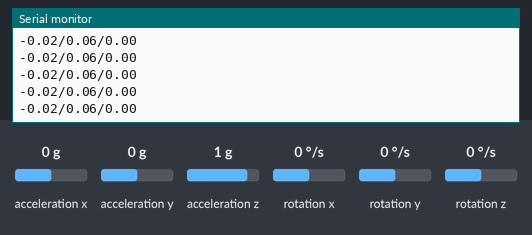
This sketch was run on a simulated Arduino Uno, built with avr-gcc and run on an emulated ATmega328P. Parts: the last lines printed to the serial monitor. Wiring (inferred from the names in the program): MPU-6050 motion sensor at I2C address 0x68. The inputs (shaded band) are chosen by the test bench; at power-on: acceleration y 0 g, acceleration x 0 g, acceleration z 1 g, rotation x 0 °/s, rotation y 0 °/s, rotation z 0 °/s.

Above: at 1.2 s.
1.3 s: acceleration y set to 0.8 g
At 2.1 s:
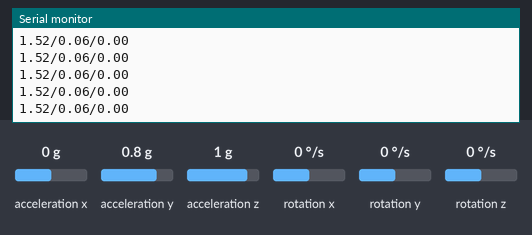
4.3 s: acceleration x set to -1.4 g
At 5.2 s:
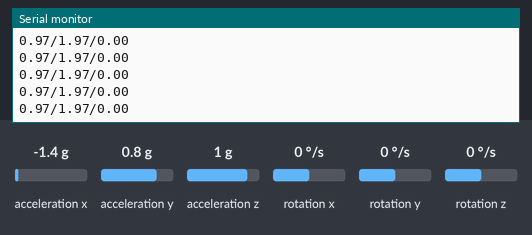
7.3 s: acceleration z set to -1.4 g
At 8.1 s:
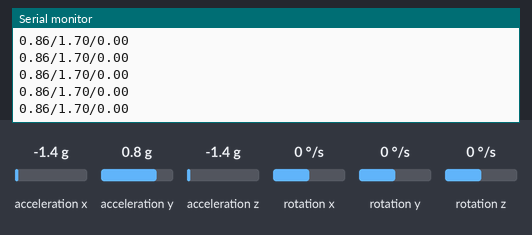
8.8 s: rotation x set to -192 °/s
At 9.8 s:
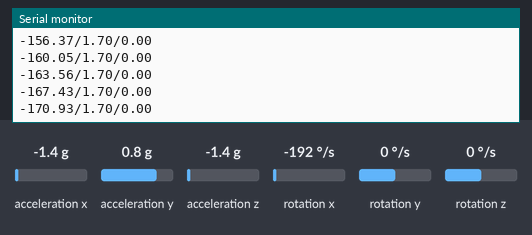
10.3 s: rotation y set to -192 °/s
At 10.8 s:
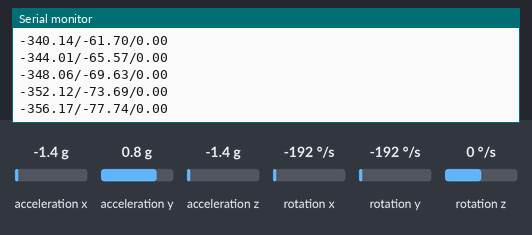
Timing chart, 0 to 12.8 s (numbered marks = the images above; inputs shaded):
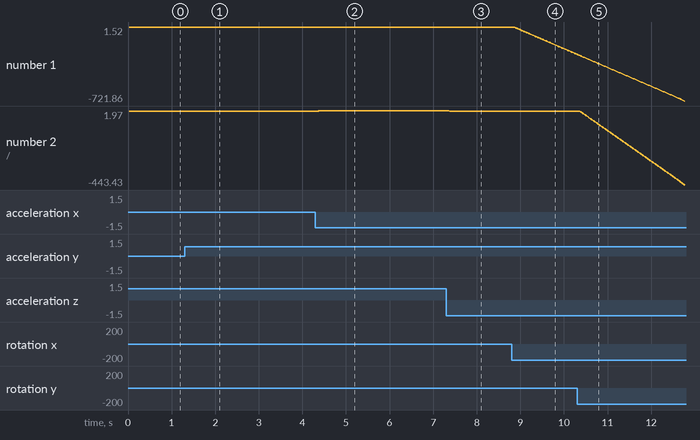

Measured:
- after the input at 1.3 s, the serial monitor: prints a new line after 0.08 s (image 1)
- after the input at 4.3 s, the serial monitor: prints a new line after 0.08 s (image 2)
- after the input at 7.3 s, the serial monitor: prints a new line after 0.08 s (image 3)
- after the input at 8.8 s, the serial monitor: prints a new line after 0.07 s (image 4)
- plotted number 1: -0.02 → 1.52 after the input at 1.3 s, 1.52 → 0.97 after the input at 4.3 s, 0.97 → 0.86 after the input at 7.3 s, 0.86 → -261.98 after the input at 8.8 s
- plotted number 2: 0.06 → 1.97 after the input at 4.3 s, 1.97 → 1.7 after the input at 7.3 s

The sketch:

gyroscope_code_in_progress.ino
```cpp
#include <Wire.h>
const int MPU = 0x68; // MPU6050 I2C address
float AccX, AccY, AccZ;
float GyroX, GyroY, GyroZ;
float accAngleX, accAngleY, gyroAngleX, gyroAngleY, gyroAngleZ;
float roll, pitch, yaw;
float elapsedTime, currentTime, previousTime;
int c = 0;

void setup() {
  Serial.begin(9600);
  Wire.begin();                      // Initialize comunication
  Wire.beginTransmission(MPU);       // Start communication with MPU6050 // MPU=0x68
  Wire.write(0x6B);                  // Talk to the register 6B
  Wire.write(0x00);                  // Make reset - place a 0 into the 6B register
  Wire.endTransmission(true);        //end the transmission
  delay(20);
}

void loop() {
  // === Read acceleromter data === //
  Wire.beginTransmission(MPU);
  Wire.write(0x3B); // Start with register 0x3B (ACCEL_XOUT_H)
  Wire.endTransmission(false);
  Wire.requestFrom(MPU, 6, true); // Read 6 registers total, each axis value is stored in 2 registers
  //For a range of +-2g, we need to divide the raw values by 16384, according to the datasheet
  AccX = (Wire.read() << 8 | Wire.read()) / 16384.0; // X-axis value
  AccY = (Wire.read() << 8 | Wire.read()) / 16384.0; // Y-axis value
  AccZ = (Wire.read() << 8 | Wire.read()) / 16384.0; // Z-axis value
  // Calculating Roll and Pitch from the accelerometer data
  accAngleX = (atan(AccY / sqrt(pow(AccX, 2) + pow(AccZ, 2))) * 180 / PI) - 0.58; // AccErrorX ~(0.58) See the calculate_IMU_error()custom function for more details
  accAngleY = (atan(-1 * AccX / sqrt(pow(AccY, 2) + pow(AccZ, 2))) * 180 / PI) + 1.58; // AccErrorY ~(-1.58)
  // === Read gyroscope data === //
  previousTime = currentTime;        // Previous time is stored before the actual time read
  currentTime = millis();            // Current time actual time read
  elapsedTime = (currentTime - previousTime) / 1000; // Divide by 1000 to get seconds
  Wire.beginTransmission(MPU);
  Wire.write(0x43); // Gyro data first register address 0x43
  Wire.endTransmission(false);
  Wire.requestFrom(MPU, 6, true); // Read 4 registers total, each axis value is stored in 2 registers
  GyroX = (Wire.read() << 8 | Wire.read()) / 131.0; // For a 250deg/s range we have to divide first the raw value by 131.0, according to the datasheet
  GyroY = (Wire.read() << 8 | Wire.read()) / 131.0;
  GyroZ = (Wire.read() << 8 | Wire.read()) / 131.0;

  // Currently the raw values are in degrees per seconds, deg/s, so we need to multiply by sendonds (s) to get the angle in degrees
  gyroAngleX = gyroAngleX + GyroX * elapsedTime; // deg/s * s = deg
  gyroAngleY = gyroAngleY + GyroY * elapsedTime;
  yaw =  yaw + GyroZ * elapsedTime;
  // Complementary filter - combine acceleromter and gyro angle values
  roll = 0.96 * gyroAngleX + 0.04 * accAngleX;
  pitch = 0.96 * gyroAngleY + 0.04 * accAngleY;

  // Print the values on the serial monitor
  Serial.print(roll);
  Serial.print("/");
  Serial.print(pitch);
  Serial.print("/");
  Serial.println(yaw);
}
```
